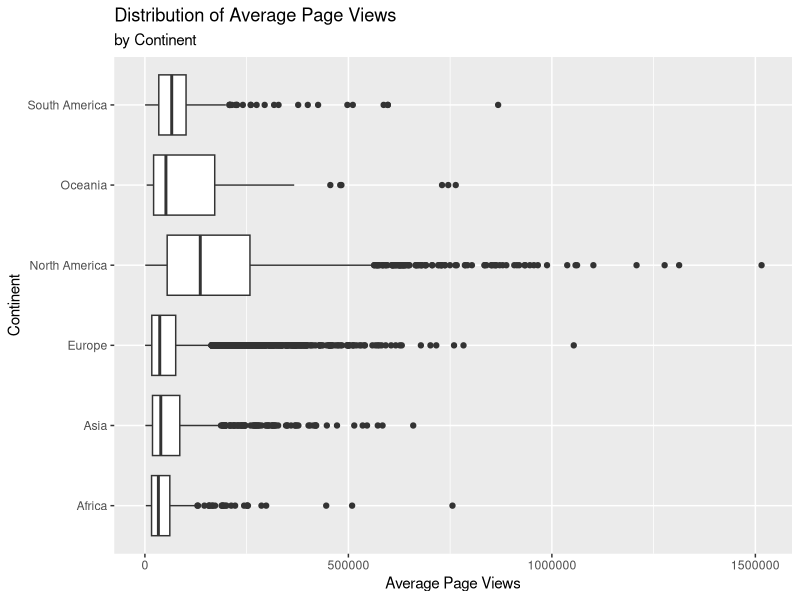
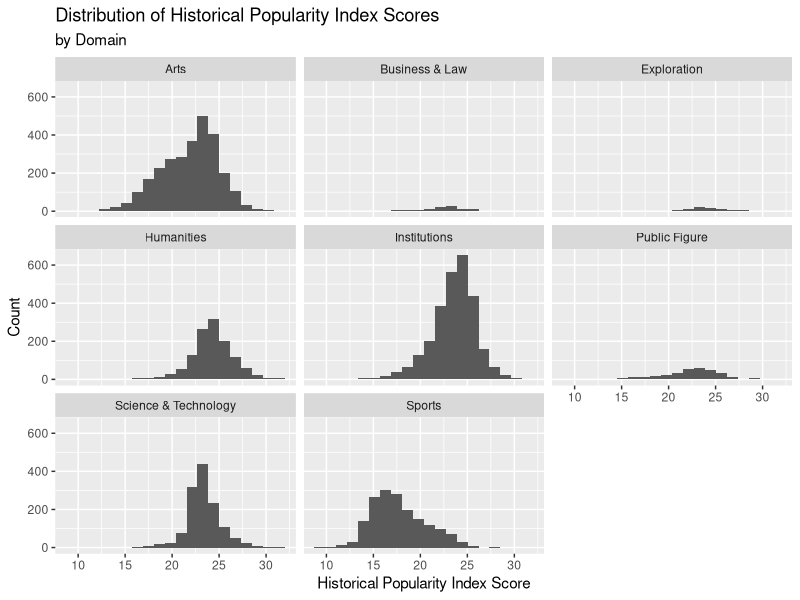
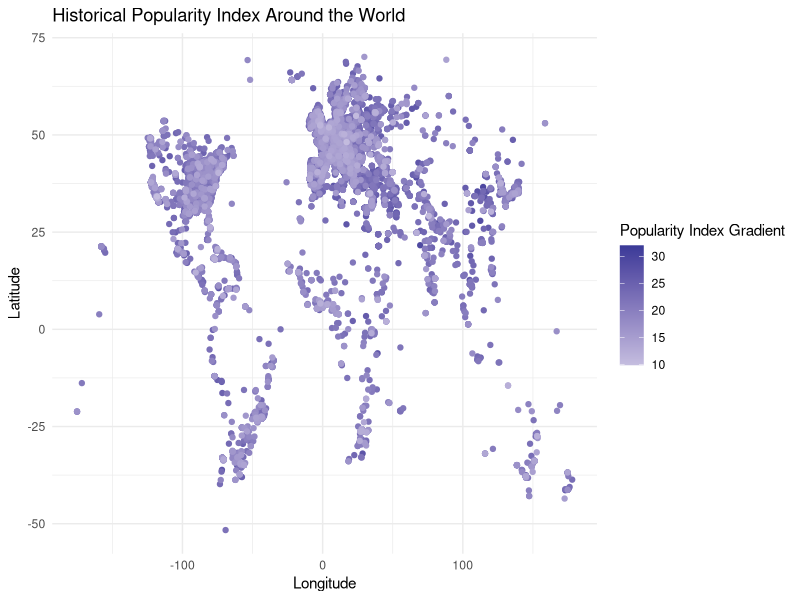
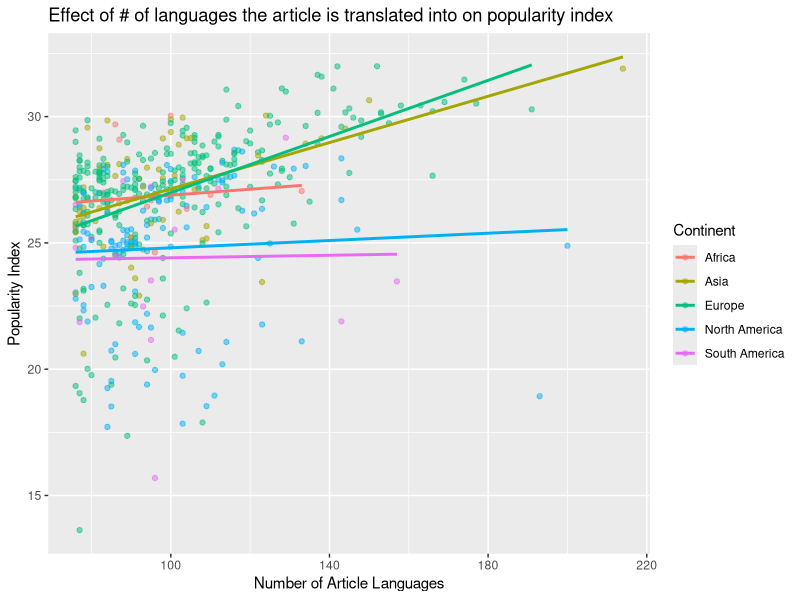

R code for these plots, in order:
## ---- chunk 1
knitr::opts_chunk$set(echo = FALSE)
## ---- chunk 2
library(tidyverse)
library(broom)
## ---- chunk 3
panth <- read_csv("data/cdatabase.csv",
                  na = c("Unknown", "1237?", "530s"))
## ---- chunk 4
panth_mod <- na.omit(panth)

panth_mod <- panth_mod %>%
  mutate(rank = 1:nrow(panth_mod))

panth_mod %>%
  select(rank, full_name, birth_year, historical_popularity_index) %>%
  head(10)
## ---- chunk 5
panth_mod %>%
  ggplot(mapping = aes(x = continent, y = average_views)) +
  geom_boxplot() + 
  coord_flip() +
  labs(title = "Distribution of Average Page Views", y = "Average Page Views", 
       x = "Continent", subtitle = "by Continent")

## ---- chunk 6
panth_mod %>%
  group_by(continent) %>%
  select(rank, full_name, country, continent, average_views,industry,occupation)%>%
  arrange(desc(average_views))%>%
  top_n(n = 1, wt = average_views)

## ---- chunk 7
panth_mod %>%
  ggplot(mapping = aes(x = historical_popularity_index)) +
  geom_histogram(bins = 20) + 
  facet_wrap(~domain) +
  labs(title = "Distribution of Historical Popularity Index Scores", y = "Count", 
       x = "Historical Popularity Index Score", subtitle = "by Domain")

panth_mod %>%
  group_by(domain)%>%
  summarise(mean = mean(historical_popularity_index), 
            median = median(historical_popularity_index), 
            sd = sd(historical_popularity_index))
## ---- chunk 8
ggplot(panth_mod, mapping = aes(x = longitude, y = latitude)) +
  geom_point(aes(color = historical_popularity_index)) +  scale_colour_gradient2() +
  theme_minimal() +
  labs(title = "Historical Popularity Index Around the World", x = "Longitude", 
       y = "Latitude", color = "Popularity Index Gradient")
## ---- chunk 9
panth_mod %>%
  count(domain) %>%
  arrange(desc(n))

panth_mod %>%
  count(continent) %>%
  arrange(desc(n))
## ---- chunk 10
domain_m <- lm(historical_popularity_index ~ domain, data = panth_mod)
tidy(domain_m) %>%
  select(term, estimate)
## ---- chunk 11
glance(domain_m)$r.squared
## ---- chunk 12
panth_mod %>%
  count(sex) %>%
  mutate(prop = n/sum(n))
## ---- chunk 13
m_pop_sex <- lm(historical_popularity_index ~ sex , data = panth_mod)
tidy(m_pop_sex) %>%
  select(term, estimate)
## ---- chunk 14
glance(m_pop_sex)$r.squared
## ---- chunk 15
panth_mod%>%
  filter(birth_year > 1920)%>%
  count(sex)%>%
  mutate(prop = n/sum(n))
## ---- chunk 16
m_pop_sex2 <- lm(historical_popularity_index ~ sex , data = panth_mod %>%
                   filter(birth_year > 1920))
tidy(m_pop_sex2) %>%
  select(term, estimate)
## ---- chunk 17
glance(m_pop_sex2)$r.squared
## ---- chunk 18
artlang_m <- lm(historical_popularity_index ~ article_languages, data = panth_mod)
tidy(artlang_m) %>%
  select(term, estimate)
## ---- chunk 19
glance(artlang_m)$r.squared
## ---- chunk 20
panth_mod %>%
  filter(article_languages > 75 & continent != "Oceania")%>%
  ggplot(mapping = aes(y = historical_popularity_index, x = article_languages,
                       color = factor(continent))) + geom_point(alpha = .5) + 
    geom_smooth(method = "lm", se = FALSE) +
    labs(x = "Number of Article Languages", y = "Popularity Index", 
    title =
      "Effect of # of languages the article is translated into on popularity index", 
    color = "Continent") 
## ---- chunk 21
panth_mod %>%
  filter(continent == "Asia")%>%
  select(full_name, historical_popularity_index, article_languages, country,occupation) %>%
  arrange(desc(article_languages))%>%
  head(3)
## ---- chunk 22
panth_mod %>%
  select(full_name, historical_popularity_index, article_languages, country) %>%
  filter(historical_popularity_index < 20, article_languages > 175)
## ---- chunk 23
m_full <- lm(historical_popularity_index ~ sex +
               domain +
               article_languages +
               continent +
               birth_year,
             data = panth_mod)
tidy(m_full) %>%
  select(term, estimate)
## ---- chunk 24
glance(m_full)$r.squared

glance(m_full)$adj.r.squared
## ---- chunk 25
selected_model <- step(m_full, direction = "backward")

tidy(selected_model) %>%
  select(term, estimate)

glance(selected_model)$AIC
glance(selected_model)$r.squared
glance(selected_model)$adj.r.squared
## ---- chunk 26
panth_mod %>%
  filter(continent == "Europe",
         birth_year < 0,
         sex == "Male",
         domain == "Humanities") %>%
    select(rank,full_name,historical_popularity_index, occupation)
